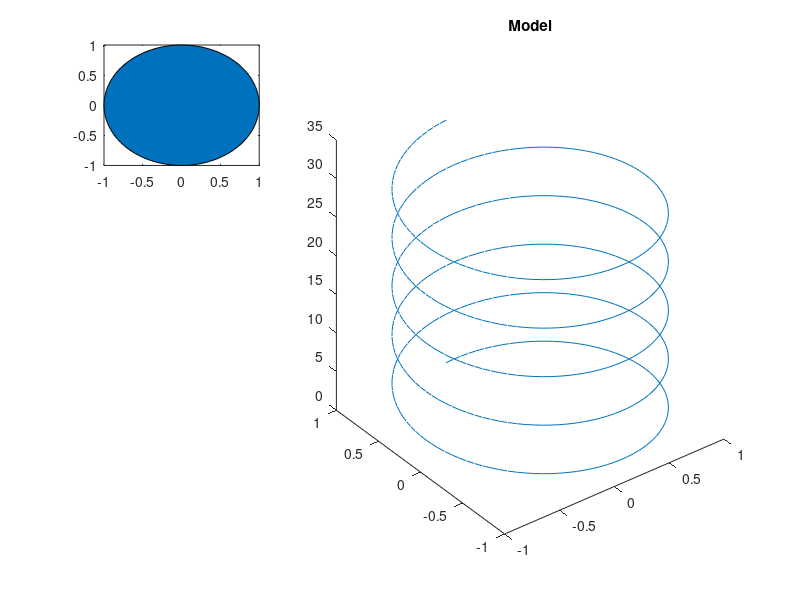

Write MATLAB code to recreate this figure. (Note: this script raises an error after producing the figure.)
figure % http://www.mathworks.com/help/matlab/examples/displaying-multiple-plots-in-a-single-figure.html

subplot(3,3,[2 3 5 6 8 9])
t = 0:pi/50:10*pi;
st = sin(t);
ct = cos(t);
plot3(st,ct,t) % http://www.mathworks.com/help/matlab/ref/plot3.html
title('Model')

subplot(3,3,1) 
theta = linspace(0,2*pi);
x = cos(theta);
y = sin(theta);
a = area(x, y);
a.FaceColor = 'g'; % http://www.mathworks.com/help/matlab/ref/area-properties.html
a.EdgeColor = 'g';
% a.Visible = 'off';
axis square % http://www.cs.cornell.edu/courses/cs100m/2007fa/Graphics/AxisStyle.pdf
title('EMG Detection')
